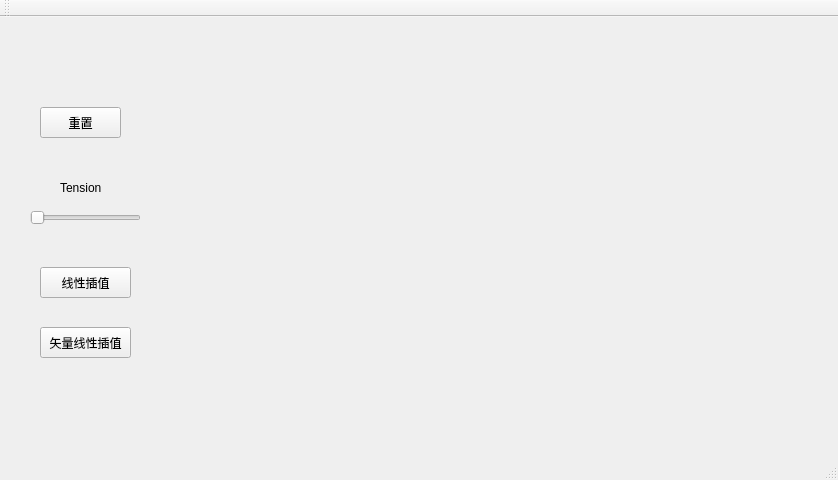
<?xml version="1.0" encoding="UTF-8"?>
<ui version="4.0">
 <class>frame</class>
 <widget class="QMainWindow" name="frame">
  <property name="geometry">
   <rect>
    <x>0</x>
    <y>0</y>
    <width>838</width>
    <height>480</height>
   </rect>
  </property>
  <property name="mouseTracking">
   <bool>true</bool>
  </property>
  <property name="windowTitle">
   <string>frame</string>
  </property>
  <widget class="QWidget" name="centralWidget">
   <property name="mouseTracking">
    <bool>true</bool>
   </property>
   <widget class="QPushButton" name="Reset">
    <property name="geometry">
     <rect>
      <x>40</x>
      <y>90</y>
      <width>81</width>
      <height>31</height>
     </rect>
    </property>
    <property name="text">
     <string>重置</string>
    </property>
   </widget>
   <widget class="QPushButton" name="Run">
    <property name="geometry">
     <rect>
      <x>40</x>
      <y>250</y>
      <width>91</width>
      <height>31</height>
     </rect>
    </property>
    <property name="text">
     <string>线性插值</string>
    </property>
   </widget>
   <widget class="QLabel" name="label_2">
    <property name="geometry">
     <rect>
      <x>60</x>
      <y>160</y>
      <width>61</width>
      <height>21</height>
     </rect>
    </property>
    <property name="text">
     <string>Tension</string>
    </property>
   </widget>
   <widget class="QWidget" name="verticalLayoutWidget">
    <property name="geometry">
     <rect>
      <x>170</x>
      <y>40</y>
      <width>631</width>
      <height>351</height>
     </rect>
    </property>
    <layout class="QVBoxLayout" name="verticalLayout"/>
   </widget>
   <widget class="QSlider" name="tension">
    <property name="geometry">
     <rect>
      <x>30</x>
      <y>190</y>
      <width>111</width>
      <height>22</height>
     </rect>
    </property>
    <property name="maximum">
     <number>100</number>
    </property>
    <property name="singleStep">
     <number>1</number>
    </property>
    <property name="sliderPosition">
     <number>0</number>
    </property>
    <property name="orientation">
     <enum>Qt::Horizontal</enum>
    </property>
   </widget>
   <widget class="QPushButton" name="Run_2">
    <property name="geometry">
     <rect>
      <x>40</x>
      <y>310</y>
      <width>91</width>
      <height>31</height>
     </rect>
    </property>
    <property name="text">
     <string>矢量线性插值</string>
    </property>
   </widget>
  </widget>
  <widget class="QMenuBar" name="menuBar">
   <property name="geometry">
    <rect>
     <x>0</x>
     <y>0</y>
     <width>838</width>
     <height>21</height>
    </rect>
   </property>
  </widget>
  <widget class="QToolBar" name="mainToolBar">
   <attribute name="toolBarArea">
    <enum>TopToolBarArea</enum>
   </attribute>
   <attribute name="toolBarBreak">
    <bool>false</bool>
   </attribute>
  </widget>
  <widget class="QStatusBar" name="statusBar"/>
 </widget>
 <layoutdefault spacing="6" margin="11"/>
 <resources/>
 <connections/>
</ui>
